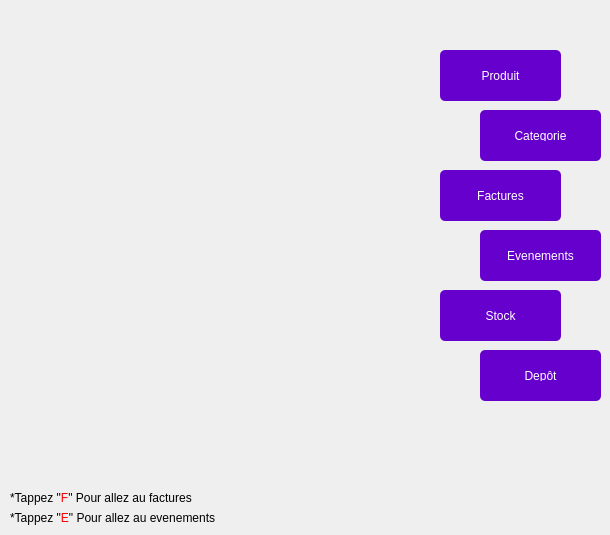
    <widget class="QWidget" name="Menu">
     <widget class="QLabel" name="label_31">
      <property name="geometry">
       <rect>
        <x>110</x>
        <y>20</y>
        <width>131</width>
        <height>121</height>
       </rect>
      </property>
      <property name="text">
       <string/>
      </property>
     </widget>
     <widget class="QLabel" name="label_40">
      <property name="geometry">
       <rect>
        <x>10</x>
        <y>490</y>
        <width>241</width>
        <height>16</height>
       </rect>
      </property>
      <property name="text">
       <string>&lt;html&gt;&lt;head/&gt;&lt;body&gt;&lt;p&gt;*Tappez &amp;quot;&lt;span style=&quot; color:#ff0000;&quot;&gt;F&lt;/span&gt;&amp;quot; Pour allez au factures&lt;/p&gt;&lt;/body&gt;&lt;/html&gt;</string>
      </property>
     </widget>
     <widget class="QLabel" name="label_41">
      <property name="geometry">
       <rect>
        <x>10</x>
        <y>510</y>
        <width>241</width>
        <height>16</height>
       </rect>
      </property>
      <property name="text">
       <string>&lt;html&gt;&lt;head/&gt;&lt;body&gt;&lt;p&gt;*Tappez &amp;quot;&lt;span style=&quot; color:#ff0000;&quot;&gt;E&lt;/span&gt;&amp;quot; Pour allez au evenements&lt;/p&gt;&lt;/body&gt;&lt;/html&gt;</string>
      </property>
     </widget>
     <widget class="QPushButton" name="categorie">
      <property name="geometry">
       <rect>
        <x>480</x>
        <y>110</y>
        <width>121</width>
        <height>51</height>
       </rect>
      </property>
      <property name="styleSheet">
       <string notr="true">QPushButton {
	
padding: 1px;
border-style: solid;
border: 2px solid gray;
border-radius: 8px;
background-color: rgb(181, 216, 131);
border:2px solid #000;
}
QPushButton {

     color: #fff !important;
text-transform: uppercase;
text-decoration: none;
background: #6600cc;
padding: 20px;
border-radius: 5px;
display: inline-block;
border: none;
transition: all 0.4s ease 0s;
 }
 QPushButton:hover {
background-image: url(:/image/Nouveau dossier/check-mark.png);
     background: #6600ff;
letter-spacing: 1px;
-webkit-box-shadow: 0px 5px 40px -10px rgba(0,0,0,0.55);
-moz-box-shadow: 0px 5px 40px -10px rgba(0,0,0,0.55);
box-shadow: 5px 40px -10px rgba(0,0,0,0.55);
transition: all 0.4s ease 0s;
 }
</string>
      </property>
      <property name="text">
       <string>Categorie</string>
      </property>
     </widget>
     <widget class="QPushButton" name="produit">
      <property name="geometry">
       <rect>
        <x>440</x>
        <y>50</y>
        <width>121</width>
        <height>51</height>
       </rect>
      </property>
      <property name="styleSheet">
       <string notr="true">QPushButton {
	
padding: 1px;
border-style: solid;
border: 2px solid gray;
border-radius: 8px;
background-color: rgb(181, 216, 131);
border:2px solid #000;
}
QPushButton {

     color: #fff !important;
text-transform: uppercase;
text-decoration: none;
background: #6600cc;
padding: 20px;
border-radius: 5px;
display: inline-block;
border: none;
transition: all 0.4s ease 0s;
 }
 QPushButton:hover {
background-image: url(:/image/Nouveau dossier/check-mark.png);
     background: #6600ff;
letter-spacing: 1px;
-webkit-box-shadow: 0px 5px 40px -10px rgba(0,0,0,0.55);
-moz-box-shadow: 0px 5px 40px -10px rgba(0,0,0,0.55);
box-shadow: 5px 40px -10px rgba(0,0,0,0.55);
transition: all 0.4s ease 0s;
 }
</string>
      </property>
      <property name="text">
       <string>Produit</string>
      </property>
     </widget>
     <widget class="QPushButton" name="facture">
      <property name="geometry">
       <rect>
        <x>440</x>
        <y>170</y>
        <width>121</width>
        <height>51</height>
       </rect>
      </property>
      <property name="styleSheet">
       <string notr="true">QPushButton {
	
padding: 1px;
border-style: solid;
border: 2px solid gray;
border-radius: 8px;
background-color: rgb(181, 216, 131);
border:2px solid #000;
}
QPushButton {

     color: #fff !important;
text-transform: uppercase;
text-decoration: none;
background: #6600cc;
padding: 20px;
border-radius: 5px;
display: inline-block;
border: none;
transition: all 0.4s ease 0s;
 }
 QPushButton:hover {
background-image: url(:/image/Nouveau dossier/check-mark.png);
     background: #6600ff;
letter-spacing: 1px;
-webkit-box-shadow: 0px 5px 40px -10px rgba(0,0,0,0.55);
-moz-box-shadow: 0px 5px 40px -10px rgba(0,0,0,0.55);
box-shadow: 5px 40px -10px rgba(0,0,0,0.55);
transition: all 0.4s ease 0s;
 }
</string>
      </property>
      <property name="text">
       <string>Factures</string>
      </property>
     </widget>
     <widget class="QPushButton" name="categorie_2">
      <property name="geometry">
       <rect>
        <x>480</x>
        <y>230</y>
        <width>121</width>
        <height>51</height>
       </rect>
      </property>
      <property name="styleSheet">
       <string notr="true">QPushButton {
	
padding: 1px;
border-style: solid;
border: 2px solid gray;
border-radius: 8px;
background-color: rgb(181, 216, 131);
border:2px solid #000;
}
QPushButton {

     color: #fff !important;
text-transform: uppercase;
text-decoration: none;
background: #6600cc;
padding: 20px;
border-radius: 5px;
display: inline-block;
border: none;
transition: all 0.4s ease 0s;
 }
 QPushButton:hover {
background-image: url(:/image/Nouveau dossier/check-mark.png);
     background: #6600ff;
letter-spacing: 1px;
-webkit-box-shadow: 0px 5px 40px -10px rgba(0,0,0,0.55);
-moz-box-shadow: 0px 5px 40px -10px rgba(0,0,0,0.55);
box-shadow: 5px 40px -10px rgba(0,0,0,0.55);
transition: all 0.4s ease 0s;
 }
</string>
      </property>
      <property name="text">
       <string>Evenements</string>
      </property>
     </widget>
     <widget class="QPushButton" name="categorie_5">
      <property name="geometry">
       <rect>
        <x>480</x>
        <y>350</y>
        <width>121</width>
        <height>51</height>
       </rect>
      </property>
      <property name="styleSheet">
       <string notr="true">QPushButton {
	
padding: 1px;
border-style: solid;
border: 2px solid gray;
border-radius: 8px;
background-color: rgb(181, 216, 131);
border:2px solid #000;
}
QPushButton {

     color: #fff !important;
text-transform: uppercase;
text-decoration: none;
background: #6600cc;
padding: 20px;
border-radius: 5px;
display: inline-block;
border: none;
transition: all 0.4s ease 0s;
 }
 QPushButton:hover {
background-image: url(:/image/Nouveau dossier/check-mark.png);
     background: #6600ff;
letter-spacing: 1px;
-webkit-box-shadow: 0px 5px 40px -10px rgba(0,0,0,0.55);
-moz-box-shadow: 0px 5px 40px -10px rgba(0,0,0,0.55);
box-shadow: 5px 40px -10px rgba(0,0,0,0.55);
transition: all 0.4s ease 0s;
 }
</string>
      </property>
      <property name="text">
       <string>Depôt</string>
      </property>
     </widget>
     <widget class="QPushButton" name="stock">
      <property name="geometry">
       <rect>
        <x>440</x>
        <y>290</y>
        <width>121</width>
        <height>51</height>
       </rect>
      </property>
      <property name="styleSheet">
       <string notr="true">QPushButton {
	
padding: 1px;
border-style: solid;
border: 2px solid gray;
border-radius: 8px;
background-color: rgb(181, 216, 131);
border:2px solid #000;
}
QPushButton {

     color: #fff !important;
text-transform: uppercase;
text-decoration: none;
background: #6600cc;
padding: 20px;
border-radius: 5px;
display: inline-block;
border: none;
transition: all 0.4s ease 0s;
 }
 QPushButton:hover {
background-image: url(:/image/Nouveau dossier/check-mark.png);
     background: #6600ff;
letter-spacing: 1px;
-webkit-box-shadow: 0px 5px 40px -10px rgba(0,0,0,0.55);
-moz-box-shadow: 0px 5px 40px -10px rgba(0,0,0,0.55);
box-shadow: 5px 40px -10px rgba(0,0,0,0.55);
transition: all 0.4s ease 0s;
 }
</string>
      </property>
      <property name="text">
       <string>Stock</string>
      </property>
     </widget>
    </widget>
